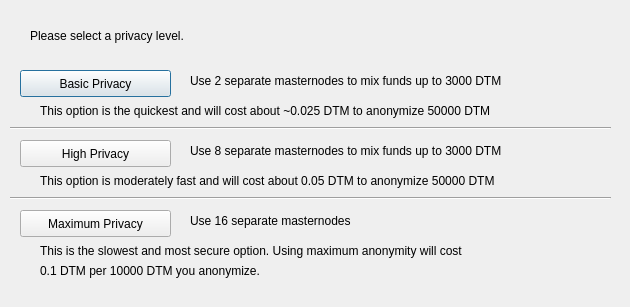
<?xml version="1.0" encoding="UTF-8"?>
<ui version="4.0">
 <class>ObfuscationConfig</class>
 <widget class="QDialog" name="ObfuscationConfig">
  <property name="geometry">
   <rect>
    <x>0</x>
    <y>0</y>
    <width>630</width>
    <height>307</height>
   </rect>
  </property>
  <property name="windowTitle">
   <string>Configure Obfuscation</string>
  </property>
  <widget class="QPushButton" name="buttonBasic">
   <property name="geometry">
    <rect>
     <x>20</x>
     <y>70</y>
     <width>151</width>
     <height>27</height>
    </rect>
   </property>
   <property name="text">
    <string>Basic Privacy</string>
   </property>
  </widget>
  <widget class="QPushButton" name="buttonHigh">
   <property name="geometry">
    <rect>
     <x>20</x>
     <y>140</y>
     <width>151</width>
     <height>27</height>
    </rect>
   </property>
   <property name="text">
    <string>High Privacy</string>
   </property>
  </widget>
  <widget class="QPushButton" name="buttonMax">
   <property name="geometry">
    <rect>
     <x>20</x>
     <y>210</y>
     <width>151</width>
     <height>27</height>
    </rect>
   </property>
   <property name="text">
    <string>Maximum Privacy</string>
   </property>
  </widget>
  <widget class="QLabel" name="label">
   <property name="geometry">
    <rect>
     <x>30</x>
     <y>20</y>
     <width>571</width>
     <height>31</height>
    </rect>
   </property>
   <property name="text">
    <string>Please select a privacy level.</string>
   </property>
  </widget>
  <widget class="QLabel" name="label_2">
   <property name="geometry">
    <rect>
     <x>190</x>
     <y>70</y>
     <width>421</width>
     <height>21</height>
    </rect>
   </property>
   <property name="text">
    <string>Use 2 separate masternodes to mix funds up to 3000 DTM</string>
   </property>
  </widget>
  <widget class="QLabel" name="label_3">
   <property name="geometry">
    <rect>
     <x>190</x>
     <y>140</y>
     <width>411</width>
     <height>21</height>
    </rect>
   </property>
   <property name="text">
    <string>Use 8 separate masternodes to mix funds up to 3000 DTM</string>
   </property>
  </widget>
  <widget class="QLabel" name="label_4">
   <property name="geometry">
    <rect>
     <x>190</x>
     <y>210</y>
     <width>421</width>
     <height>21</height>
    </rect>
   </property>
   <property name="text">
    <string>Use 16 separate masternodes</string>
   </property>
  </widget>
  <widget class="QLabel" name="label_6">
   <property name="geometry">
    <rect>
     <x>40</x>
     <y>100</y>
     <width>561</width>
     <height>21</height>
    </rect>
   </property>
   <property name="text">
    <string>This option is the quickest and will cost about ~0.025 DTM to anonymize 50000 DTM</string>
   </property>
  </widget>
  <widget class="QLabel" name="label_7">
   <property name="geometry">
    <rect>
     <x>40</x>
     <y>170</y>
     <width>561</width>
     <height>21</height>
    </rect>
   </property>
   <property name="text">
    <string>This option is moderately fast and will cost about 0.05 DTM to anonymize 50000 DTM</string>
   </property>
  </widget>
  <widget class="QLabel" name="label_8">
   <property name="geometry">
    <rect>
     <x>40</x>
     <y>240</y>
     <width>561</width>
     <height>21</height>
    </rect>
   </property>
   <property name="text">
    <string>This is the slowest and most secure option. Using maximum anonymity will cost</string>
   </property>
  </widget>
  <widget class="QLabel" name="label_9">
   <property name="geometry">
    <rect>
     <x>40</x>
     <y>260</y>
     <width>561</width>
     <height>21</height>
    </rect>
   </property>
   <property name="text">
    <string>0.1 DTM per 10000 DTM you anonymize.</string>
   </property>
  </widget>
  <widget class="Line" name="line">
   <property name="geometry">
    <rect>
     <x>10</x>
     <y>120</y>
     <width>601</width>
     <height>16</height>
    </rect>
   </property>
   <property name="orientation">
    <enum>Qt::Horizontal</enum>
   </property>
  </widget>
  <widget class="Line" name="line_2">
   <property name="geometry">
    <rect>
     <x>10</x>
     <y>190</y>
     <width>601</width>
     <height>16</height>
    </rect>
   </property>
   <property name="orientation">
    <enum>Qt::Horizontal</enum>
   </property>
  </widget>
 </widget>
 <resources/>
 <connections/>
</ui>
